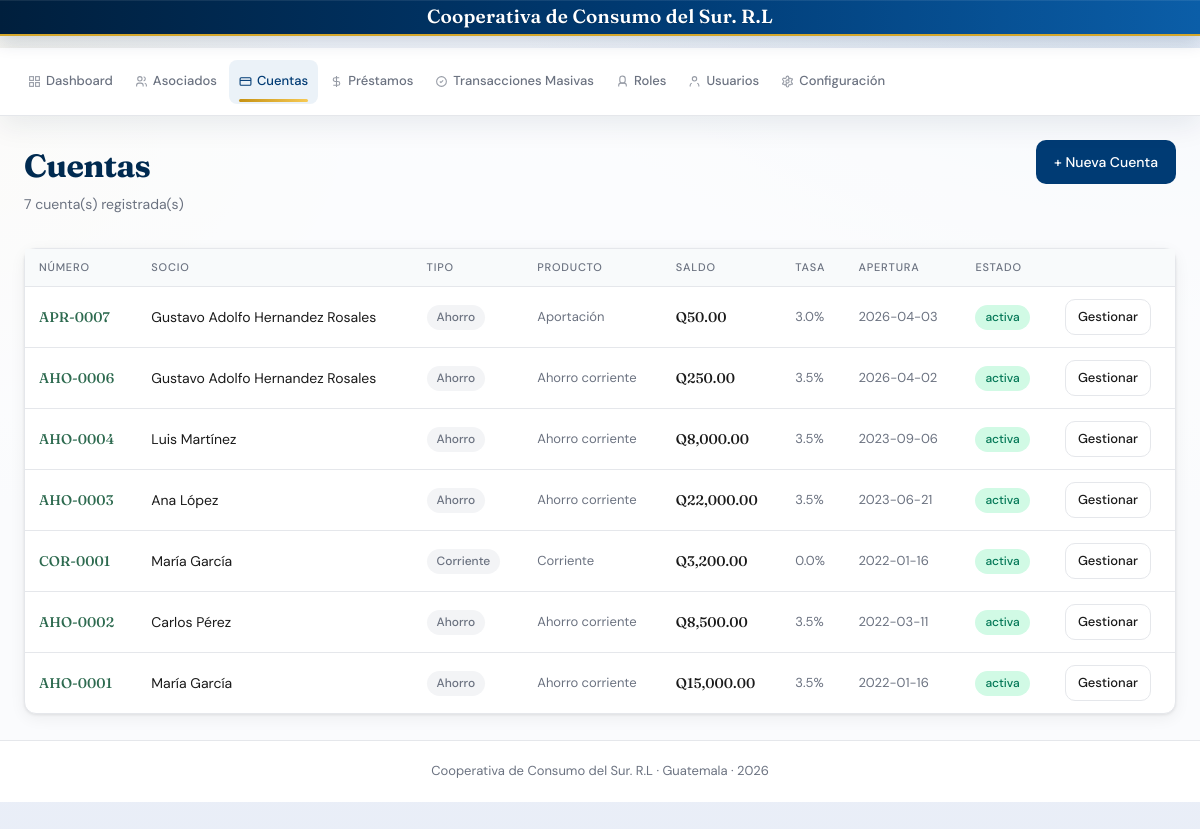
/cuentas, run on an earlier commit of the app's database.
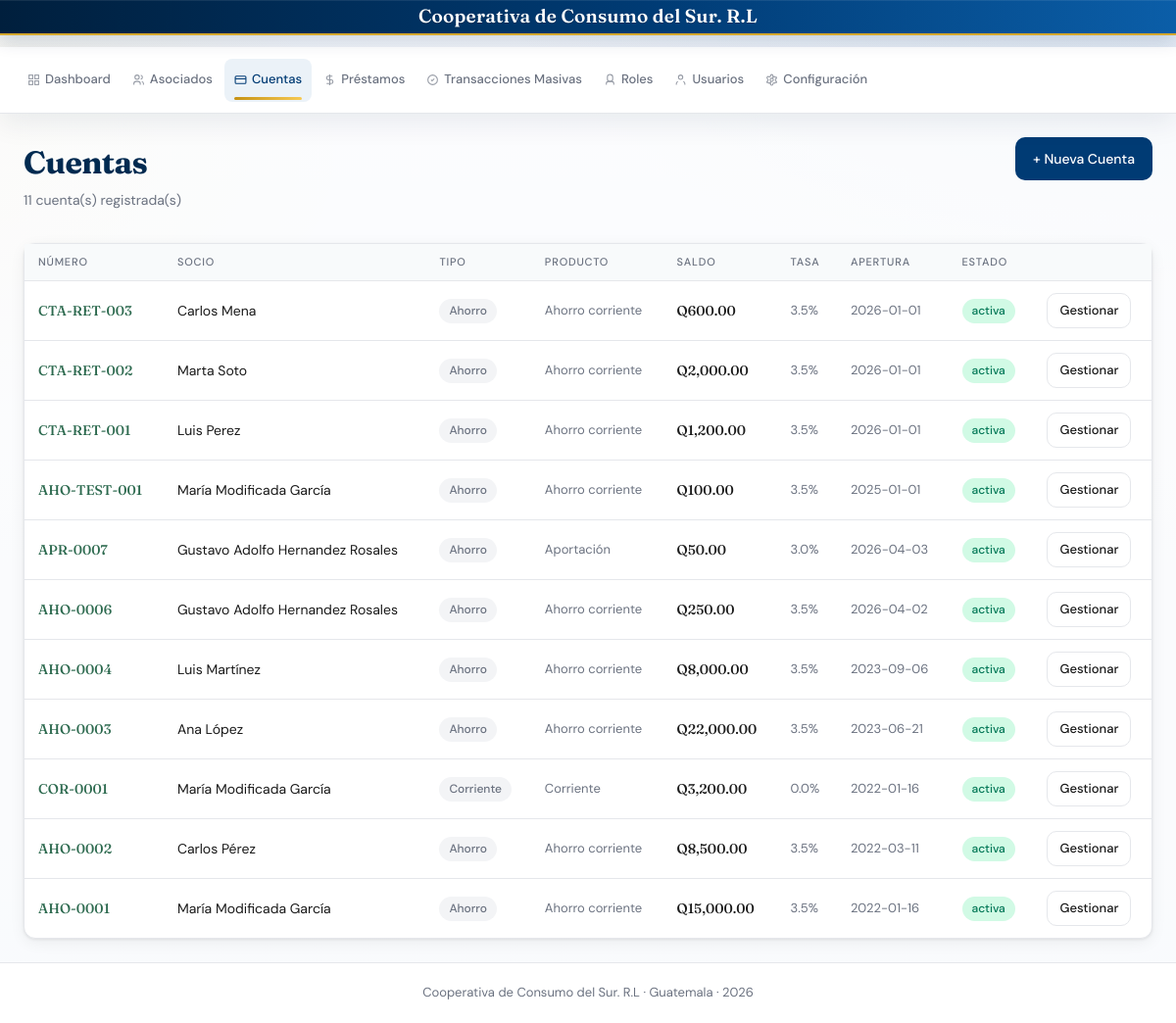
And on a later commit of the database.
### tables this page shows
CREATE TABLE ajustes_sistema (
        clave TEXT PRIMARY KEY,
        valor TEXT,
        fecha_actualizacion TEXT NOT NULL,
        usuario_actualizacion TEXT
    );

CREATE TABLE cuentas (
            id INTEGER PRIMARY KEY AUTOINCREMENT,
            numero TEXT UNIQUE NOT NULL,
            socio_id INTEGER NOT NULL,
            tipo TEXT NOT NULL,
            saldo REAL DEFAULT 0,
            tasa_interes REAL DEFAULT 0,
            fecha_apertura TEXT NOT NULL,
            estado TEXT DEFAULT "activa", producto_ahorro TEXT,
            FOREIGN KEY (socio_id) REFERENCES socios(id)
        );

### blueprints/ahorro.py (the view)
@bp.route('/cuentas')
def cuentas():
    conn = get_db()
    rows = db_fetchall(
        conn,
        '''SELECT c.*, s.nombre||' '||s.apellido as socio
           FROM cuentas c JOIN socios s ON c.socio_id=s.id
           ORDER BY c.id DESC'''
    )
    conn.close()
    return render_template('cuentas.html', cuentas=rows)

### app.py (called while the page is built)
@app.before_request
def _set_request_context():
    g.request_id = request.headers.get('X-Request-ID') or str(uuid.uuid4())
    g.request_started_at = datetime.now(UTC)

@app.after_request
def _log_request(response):
    started = getattr(g, 'request_started_at', None)
    duration_ms = None
    if started:
        duration_ms = int((datetime.now(UTC) - started).total_seconds() * 1000)
    logger.info(
        'event=request method=%s path=%s status=%s user=%s role=%s request_id=%s duration_ms=%s ip=%s',
        request.method,
        request.path,
        response.status_code,
        session.get('username', 'anon'),
        session.get('user_role', 'anon'),
        getattr(g, 'request_id', '-'),
        duration_ms,
        request.headers.get('X-Forwarded-For', request.remote_addr),
    )
    response.headers['X-Request-ID'] = getattr(g, 'request_id', '-')
    return response

def get_system_setting(conn, clave, default=None):
    row = db_fetchone(conn, "SELECT valor FROM ajustes_sistema WHERE clave=?", (clave,))
    if row and row['valor'] is not None:
        return row['valor']
    if default is not None:
        return default
    return SYSTEM_SETTINGS_DEFAULTS.get(clave)

def obtener_marca_cooperativa():
    conn = get_db()
    try:
        nombre = get_system_setting(conn, 'cooperativa_nombre', DEFAULT_COOPERATIVA_NOMBRE)
        foto = get_system_setting(conn, 'cooperativa_foto', '')
    except Exception as e:
        print("EXCEPTION IN obtener_marca_cooperativa:", e)
        nombre = DEFAULT_COOPERATIVA_NOMBRE
        foto = ''
    finally:
        conn.close()
    return {
        'cooperativa_nombre': nombre or DEFAULT_COOPERATIVA_NOMBRE,
        'cooperativa_foto': foto or None,
    }

@app.context_processor
def inject_global_template_data():
    marca = obtener_marca_cooperativa()
    return {
        'now': datetime.now(),
        **marca,
    }

### utils/db.py (called while the page is built)
def _connection_is_closed(conn):
    if conn is None:
        return True
    if hasattr(conn, 'closed'):
        try:
            if conn.closed:
                return True
        except Exception:
            pass
    try:
        conn.execute('SELECT 1')
        return False
    except sqlite3.ProgrammingError:
        return True
    except Exception:
        return False

def _is_postgres_connection(conn):
    return conn.__class__.__module__.startswith('psycopg')

def _adapt_query_for_backend(conn, query):
    if _is_postgres_connection(conn):
        return query.replace('?', '%s')
    return query

### templates/cuentas.html (shortened to what this page needs)
{% extends "base.html" %}
{% block content %}
<div class="page-header">
  <div>
    <div class="page-title">Cuentas</div>
    <div class="page-subtitle">{{ cuentas|length }} cuenta(s) registrada(s)</div>
  </div>
  <a href="{{ url_for('ahorro.nueva_cuenta') }}" class="btn btn-primary">+ Nueva Cuenta</a>
</div>
<div class="card">
  <div class="table-wrap">
    <table>
      <thead><tr><th>Número</th><th>Socio</th><th>Tipo</th><th>Producto</th><th>Saldo</th><th>Tasa</th><th>Apertura</th><th>Estado</th><th></th></tr></thead>
      <tbody>
        {% for c in cuentas %}
        <tr>
          <td style="font-family:'Fraunces',serif;color:#2d6a4f;font-weight:500;">{{ c.numero }}</td>
          <td style="font-size:14px;">{{ c.socio }}</td>
          <td><span class="badge badge-gray">{{ c.tipo.capitalize() }}</span></td>
          <td style="font-size:13px;color:#6b7280;">
            {% if c.tipo == 'ahorro' %}
              {% if c.producto_ahorro == 'ahorro_aportacion' %}
                Aportación
              {% elif c.producto_ahorro == 'ahorro_plazo_fijo' %}
                Plazo fijo
              {% else %}
                Ahorro corriente
              {% endif %}
            {% elif c.tipo == 'corriente' %}
              Corriente
            {% else %}
              —
            {% endif %}
          </td>
          <td class="amount" style="font-weight:500;">Q{{ "{:,.2f}".format(c.saldo) }}</td>
          <td style="font-size:13px;color:#6b7280;">{{ c.tasa_interes }}%</td>
          <td style="font-size:13px;color:#6b7280;">{{ c.fecha_apertura }}</td>
          <td><span class="badge {% if c.estado=='activa' %}badge-green{% else %}badge-gray{% endif %}">{{ c.estado }}</span></td>
          <td><a href="{{ url_for('ahorro.detalle_cuenta', cid=c.id) }}" class="btn btn-outline btn-sm">Gestionar</a></td>
        </tr>
        {% endfor %}
      </tbody>
    </table>
  </div>
</div>
{% endblock %}

### templates/base.html (shortened to what this page needs)
<!DOCTYPE html>
<html lang="es">
<head>
</head>
<body>
<div class="top-brand">
  <div class="top-brand-content">
    <div class="top-brand-text">{{ cooperativa_nombre }}</div>
  </div>
</div>
<header class="header">
  <div class="header-content">
    <nav class="header-nav">
      <a href="{{ url_for('main.index') }}" class="nav-link {% if request.endpoint=='main.index' %}active{% endif %}">
        <svg width="16" height="16" fill="none" stroke="currentColor" stroke-width="2" viewBox="0 0 24 24"><rect x="3" y="3" width="7" height="7"/><rect x="14" y="3" width="7" height="7"/><rect x="14" y="14" width="7" height="7"/><rect x="3" y="14" width="7" height="7"/></svg>
        Dashboard
      </a>
      <a href="{{ url_for('socios.socios') }}" class="nav-link {% if 'socio' in request.endpoint %}active{% endif %}">
        <svg width="16" height="16" fill="none" stroke="currentColor" stroke-width="2" viewBox="0 0 24 24"><circle cx="9" cy="7" r="4"/><path d="M3 21v-2a4 4 0 0 1 4-4h4a4 4 0 0 1 4 4v2"/><path d="M16 3.13a4 4 0 0 1 0 7.75M21 21v-2a4 4 0 0 0-3-3.85"/></svg>
        Asociados
      </a>
      <a href="{{ url_for('ahorro.cuentas') }}" class="nav-link {% if 'cuenta' in request.endpoint %}active{% endif %}">
        <svg width="16" height="16" fill="none" stroke="currentColor" stroke-width="2" viewBox="0 0 24 24"><rect x="2" y="5" width="20" height="14" rx="2"/><path d="M2 10h20"/></svg>
        Cuentas
      </a>
      <a href="{{ url_for('prestamos.prestamos') }}" class="nav-link {% if 'prestamo' in request.endpoint %}active{% endif %}">
        <svg width="16" height="16" fill="none" stroke="currentColor" stroke-width="2" viewBox="0 0 24 24"><path d="M12 2v20M17 5H9.5a3.5 3.5 0 0 0 0 7h5a3.5 3.5 0 0 1 0 7H6"/></svg>
        Préstamos
      </a>
      <a href="{{ url_for('prestamos.transacciones_masivas') }}" class="nav-link {% if 'prestamos.transacciones_masivas' in request.endpoint %}active{% endif %}">
        <svg width="16" height="16" fill="none" stroke="currentColor" stroke-width="2" viewBox="0 0 24 24"><path d="M9 12l2 2 4-4M21 12c0 4.97-4.03 9-9 9s-9-4.03-9-9 4.03-9 9-9 9 4.03 9 9z"/></svg>
        Transacciones Masivas
      </a>      <a href="{{ url_for('usuarios.roles') }}" class="nav-link {% if 'usuarios.roles' in request.endpoint %}active{% endif %}">
        <svg width="16" height="16" fill="none" stroke="currentColor" stroke-width="2" viewBox="0 0 24 24"><path d="M12 2a5 5 0 0 1 5 5v3a5 5 0 0 1-10 0V7a5 5 0 0 1 5-5z"/><path d="M19 21v-2a4 4 0 0 0-4-4H9a4 4 0 0 0-4 4v2"/></svg>
        Roles
      </a>
      <a href="{{ url_for('usuarios.usuarios') }}" class="nav-link {% if 'usuarios.usuarios' in request.endpoint %}active{% endif %}">
        <svg width="16" height="16" fill="none" stroke="currentColor" stroke-width="2" viewBox="0 0 24 24"><path d="M20 21v-2a4 4 0 0 0-3-3.87"/><path d="M4 21v-2a4 4 0 0 1 3-3.87"/><circle cx="12" cy="7" r="4"/></svg>
        Usuarios
      </a>
      <a href="{{ url_for('configuraciones.configuraciones') }}" class="nav-link {% if 'configuraciones.configuraciones' in request.endpoint %}active{% endif %}">
        Configuración
      </a>
    </nav>
  </div>
</header>
<main class="main">
  {% block content %}{% endblock %}
</main>
<footer class="footer">
  <div class="footer-content">
    <p>{{ cooperativa_nombre }} · Guatemala · {{ now.strftime('%Y') if now else '2024' }}</p>
  </div>
</footer>
</body>
</html>

What changed in the data, as far as the page shows it:
added cuentas: numero "CTA-RET-003", socio "Carlos Mena", tipo "Ahorro", producto_ahorro "Ahorro corriente", saldo "600.00", tasa_interes "3.5", fecha_apertura "2026-01-01", estado "activa"
added cuentas: numero "CTA-RET-002", socio "Marta Soto", tipo "Ahorro", producto_ahorro "Ahorro corriente", saldo "2,000.00", tasa_interes "3.5", fecha_apertura "2026-01-01", estado "activa"
added cuentas: numero "CTA-RET-001", socio "Luis Perez", tipo "Ahorro", producto_ahorro "Ahorro corriente", saldo "1,200.00", tasa_interes "3.5", fecha_apertura "2026-01-01", estado "activa"
added cuentas: numero "AHO-TEST-001", socio "María Modificada García", tipo "Ahorro", producto_ahorro "Ahorro corriente", saldo "100.00", tasa_interes "3.5", fecha_apertura "2025-01-01", estado "activa"
computed for cuentas "COR-0001": socio "María García" → "María Modificada García"
computed for cuentas "AHO-0001": socio "María García" → "María Modificada García"
Also different on the page:
{{ cuentas|length }}: "7" → "11"
